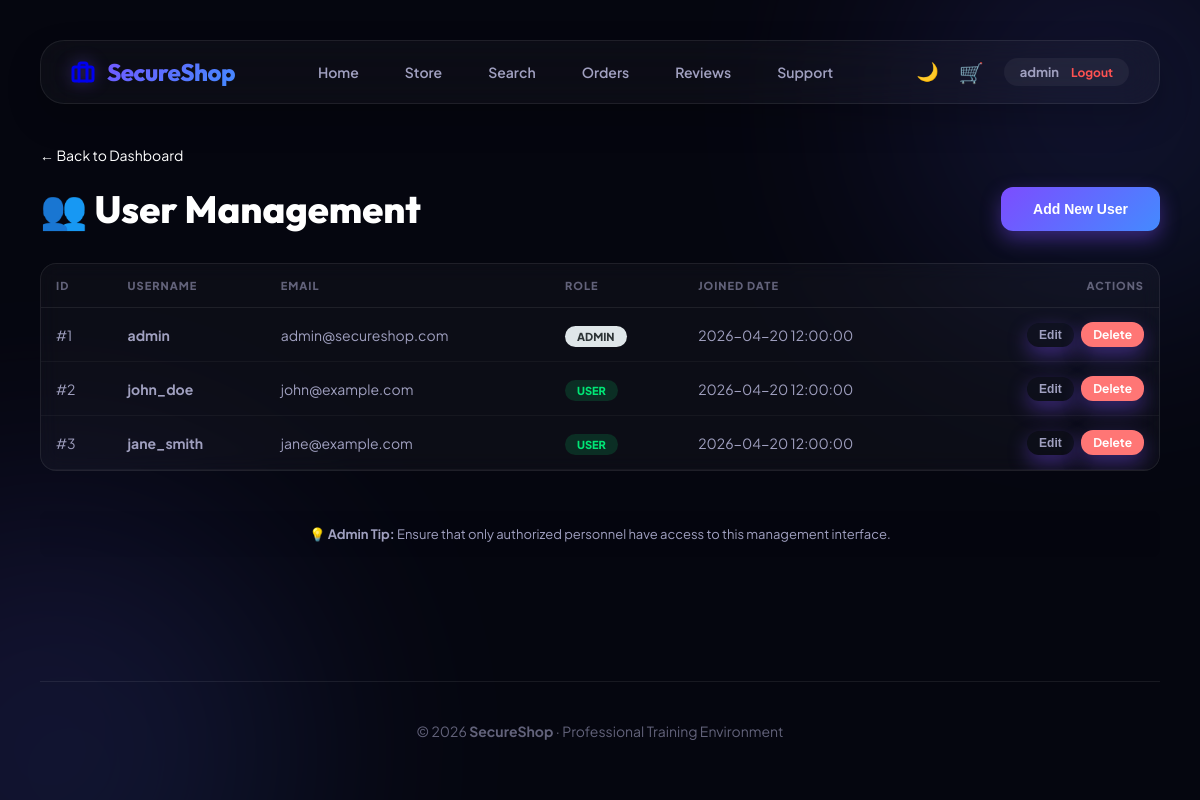
The app's page /dvwa/users.php (signed in) with its own data.
### tables this page shows
CREATE TABLE IF NOT EXISTS users (
    id INT PRIMARY KEY AUTO_INCREMENT,
    username VARCHAR(50) UNIQUE NOT NULL,
    email VARCHAR(100) UNIQUE NOT NULL,
    password VARCHAR(255) NOT NULL,
    role VARCHAR(20) DEFAULT 'user',
    created_at TIMESTAMP DEFAULT CURRENT_TIMESTAMP
);

### dvwa/users.php (the view, shortened to what this page needs)
<?php
$conn = new mysqli('db', 'root', 'password', 'dvwa');
$message = '';
$usersResult = $conn->query("SELECT * FROM users ORDER BY created_at DESC");
$userRows = '';
while ($user = $usersResult->fetch_assoc()) {
    $roleBadge = $user['role'] === 'admin' ? '<span class="badge" style="background:#dfe6e9; color:#2d3436;">Admin</span>' : '<span class="badge badge-success">User</span>';
    $userRows .= <<<HTML
    <tr style="border-bottom: 1px solid var(--border-color);">
        <td style="padding: 15px;">#{$user['id']}</td>
        <td><strong>{$user['username']}</strong></td>
        <td>{$user['email']}</td>
        <td>{$roleBadge}</td>
        <td>{$user['created_at']}</td>
        <td style="text-align: right; padding-right: 15px;">
            <button class="btn" style="background: transparent; color: var(--primary); border: 1px solid var(--primary); padding: 5px 12px; font-size: 12px;">Edit</button>
            <a href="?delete={$user['id']}" class="btn" style="background: #ff7675; border-color: #ff7675; padding: 5px 12px; font-size: 12px; margin-left: 5px;" onclick="return confirm('Are you sure?')">Delete</a>
        </td>
    </tr>
HTML;
}
$PAGE_CONTENT = <<<HTML
<div style="margin-bottom: 20px;">
    <a href="/admin.php" style="color: var(--primary); text-decoration: none; font-size: 14px;">← Back to Dashboard</a>
</div>
<div style="display: flex; justify-content: space-between; align-items: center; margin-bottom: 30px;">
    <h1 class="page-title" style="margin:0;">👥 User Management</h1>
    <button class="btn">Add New User</button>
</div>
{$message}
<div class="card" style="padding: 0; overflow: hidden;">
    <table style="width: 100%; border-collapse: collapse; text-align: left;">
        <thead style="background: rgba(0,0,0,0.02); border-bottom: 1px solid var(--border-color);">
            <tr>
                <th style="padding: 15px;">ID</th>
                <th>Username</th>
                <th>Email</th>
                <th>Role</th>
                <th>Joined Date</th>
                <th style="text-align: right; padding-right: 15px;">Actions</th>
            </tr>
        </thead>
        <tbody>
            {$userRows}
        </tbody>
    </table>
</div>
<div style='margin-top:40px; padding:15px; background:rgba(0,0,0,0.02); border-radius:8px; border: 1px dashed var(--border-color); color:var(--text-secondary); font-size:13px; text-align: center;'>
    💡 <strong>Admin Tip:</strong> Ensure that only authorized personnel have access to this management interface.
</div>
HTML;
include '/app/templates/app_template.php';
?>

### templates/app_template.php (shortened to what this page needs)
<!DOCTYPE html>
<html lang="en">
<head>
</head>
<body>
    <div class="ambient-bg">
        <div class="blob" style="width: 400px; height: 400px; top: -100px; right: -100px;"></div>
        <div class="blob" style="width: 500px; height: 500px; bottom: -200px; left: -200px; animation-delay: -5s;"></div>
    </div>
    <div class="container" style="display:flex; flex-direction:column; min-height:100vh;">
        <nav class="glass-nav">
            <a href="/index.php" class="logo">
                SecureShop
            </a>
            <div class="nav-links">
                <a href="/index.php" class="<?php echo basename($_SERVER['PHP_SELF']) == 'index.php' ? 'active' : ''; ?>">Home</a>
                <a href="/products.php" class="<?php echo in_array(basename($_SERVER['PHP_SELF']), ['products.php', 'product.php']) ? 'active' : ''; ?>">Store</a>
                <?php if (isset($_SESSION['user_id'])): ?>
                    <a href="/search.php" class="<?php echo basename($_SERVER['PHP_SELF']) == 'search.php' ? 'active' : ''; ?>">Search</a>
                    <a href="/orders.php" class="<?php echo basename($_SERVER['PHP_SELF']) == 'orders.php' ? 'active' : ''; ?>">Orders</a>
                    <a href="/reviews.php" class="<?php echo basename($_SERVER['PHP_SELF']) == 'reviews.php' ? 'active' : ''; ?>">Reviews</a>
                    <a href="/support.php" class="<?php echo basename($_SERVER['PHP_SELF']) == 'support.php' ? 'active' : ''; ?>">Support</a>
                <?php endif; ?>
            </div>
            <div style="display:flex; align-items:center; gap:20px;">
                <button onclick="toggleTheme()" style="background:none; border:none; cursor:pointer; font-size:18px;">🌙</button>
                <?php if (isset($_SESSION['user_id'])): ?>
                    <a href="/cart.php" style="text-decoration:none; font-size: 20px;">🛒</a>
                    <div style="display:flex; align-items:center; gap:12px; background:rgba(255,255,255,0.05); padding:6px 16px; border-radius:50px;">
                        <span style="font-size:13px; font-weight:700; color:var(--text-secondary);">
                            <?php echo htmlspecialchars($_SESSION['username'] ?? 'User'); ?>
                        </span>
                        <a href="/logout.php" style="color:var(--danger); text-decoration:none; font-size:12px; font-weight:700;">Logout</a>
                    </div>
                <?php else: ?>
                    <a href="/login.php" class="btn" style="padding:10px 24px;">Login</a>
                <?php endif; ?>
            </div>
        </nav>
        <main class="main-content">
            <?php echo $PAGE_CONTENT ?? ''; ?>
        </main>
        <footer class="footer">
            <p>&copy; 2026 <strong>SecureShop</strong> &middot; Professional Training Environment</p>
        </footer>
    </div>
</body>
</html>

### templates/app_template.php (style rules this page uses)
:root { --bg-primary: #05060f; --bg-secondary: #0a0c1a; --accent: #7c4dff; --accent-gradient: linear-gradient(135deg, #7c4dff 0%, #448aff 100%); --accent-glow: rgba(124, 77, 255, 0.4); --glass: rgba(255, 255, 255, 0.03); --glass-border: rgba(255, 255, 255, 0.08); --glass-hover: rgba(255, 255, 255, 0.06); --text-primary: #ffffff; --text-secondary: #a0a0c0; --text-muted: #62627a; --success: #00e676; --danger: #ff5252; --warning: #ffab40; --radius-lg: 24px; --radius-md: 16px; --radius-sm: 12px; --transition: all 0.4s cubic-bezier(0.23, 1, 0.32, 1); }
* { margin: 0; padding: 0; box-sizing: border-box; }
body { font-family: 'Plus Jakarta Sans', sans-serif; background-color: var(--bg-primary); color: var(--text-primary); min-height: 100vh; overflow-x: hidden; display: flex; flex-direction: column; }
.ambient-bg { position: fixed; top: 0; left: 0; right: 0; bottom: 0; z-index: -1; overflow: hidden; background: var(--bg-primary); }
.blob { position: absolute; background: var(--accent-gradient); filter: blur(120px); border-radius: 50%; opacity: 0.15; animation: move 25s infinite alternate; }
.container { max-width: 1300px; margin: 0 auto; padding: 20px 40px; width: 100%; }
.glass-nav { margin-top: 20px; background: var(--glass); backdrop-filter: blur(20px); -webkit-backdrop-filter: blur(20px); border: 1px solid var(--glass-border); border-radius: var(--radius-lg); padding: 12px 30px; display: flex; justify-content: space-between; align-items: center; box-shadow: 0 15px 35px rgba(0,0,0,0.2); animation: slideDown 0.8s ease; }
.logo { display: flex; align-items: center; gap: 12px; text-decoration: none; font-family: 'Outfit', sans-serif; font-weight: 800; font-size: 24px; letter-spacing: -0.5px; background: var(--accent-gradient); -webkit-background-clip: text; -webkit-text-fill-color: transparent; }
.nav-links { display: flex; gap: 10px; }
.nav-links a { padding: 10px 18px; border-radius: var(--radius-sm); text-decoration: none; color: var(--text-secondary); font-size: 14px; font-weight: 600; transition: var(--transition); }
.main-content { margin-top: 40px; flex-grow: 1; animation: fadeIn 1s ease; }
.card { background: var(--glass); backdrop-filter: blur(10px); -webkit-backdrop-filter: blur(10px); border: 1px solid var(--glass-border); border-radius: var(--radius-md); padding: 30px; margin-bottom: 24px; transition: var(--transition); }
.page-title { font-family: 'Outfit', sans-serif; font-size: 38px; font-weight: 800; margin-bottom: 30px; display: flex; align-items: center; gap: 15px; }
.btn { background: var(--accent-gradient); color: white; padding: 14px 32px; border-radius: var(--radius-sm); border: none; font-weight: 700; font-size: 14px; cursor: pointer; transition: var(--transition); box-shadow: 0 8px 20px var(--accent-glow); text-decoration: none; display: inline-flex; align-items: center; justify-content: center; gap: 8px; }
.badge { padding: 4px 12px; border-radius: 30px; font-size: 11px; font-weight: 800; text-transform: uppercase; }
.badge-success { background: rgba(0, 230, 118, 0.15); color: var(--success); }
.footer { margin-top: 80px; padding: 40px; text-align: center; color: var(--text-muted); font-size: 14px; border-top: 1px solid var(--glass-border); }
table { width: 100%; border-collapse: collapse; }
th { text-align: left; padding: 12px 16px; font-size: 11px; font-weight: 800; text-transform: uppercase; letter-spacing: 1px; color: var(--text-muted); border-bottom: 1px solid var(--glass-border); }
td { padding: 14px 16px; font-size: 14px; color: var(--text-secondary); border-bottom: 1px solid rgba(255,255,255,0.04); }

### records on screen
users: id "1", username "admin", email "admin@secureshop.com", role "ADMIN", created_at "2026-04-20 12:00:00"
users: id "2", username "john_doe", email "john@example.com", role "USER", created_at "2026-04-20 12:00:00"
users: id "3", username "jane_smith", email "jane@example.com", role "USER", created_at "2026-04-20 12:00:00"

### other values on screen
$_SESSION['username'] "admin"
